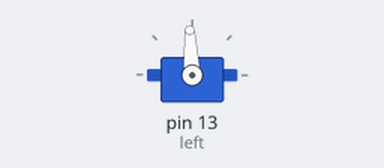
The sketch below on a simulated Arduino Uno, built with avr-gcc and run on an emulated ATmega328P. Parts: servo.

Above: at 3.1 s.
At 6.1 s:
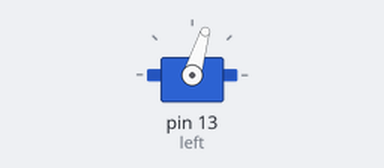
At 9.1 s:
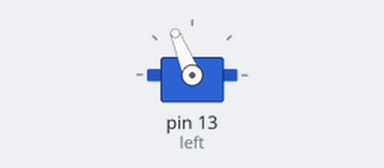
Timing chart, 0 to 10.6 s (numbered marks = the images above):
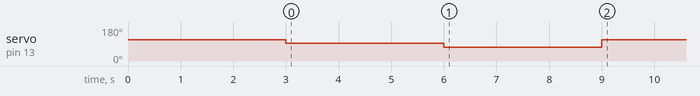

Measured:
- by itself, servo on pin 13 (left): 112° → 93° at 3.0 s, → 73° 3.0 s later, → 112° 3.0 s later

The sketch:

LeftServoTest.ino
```cpp
/*
* Robotics with the BOE Shield - RightServoTest
* Right servo turns clockwise three seconds, stops 1 second, then
* counterclockwise three seconds.
*/
#include <Servo.h> // Include servo library

// -- global variables for servo motors
Servo left;
Servo right;

const int LEFTSERVOPIN = 13;
const int RIGHTSERVOPIN = 12;

void setup() // Built in initialization block
{
 left.attach(13); // Attach left signal to pin 13

 driveServos(200, 0); // Left wheel clockwise (works as intended)
 delay(3000); // ...for 3 seconds

 driveServos(0, 0); // Stays still (works as intended)
 delay(3000); // ...for 3 seconds

 driveServos(-200, 0); // Left wheel counterclockwise (works, but does not stop)
 delay(3000); // ...for 3 seconds

 driveServos(200, 0);
}

void driveServos(int leftpw, int rightpw) {

  left.writeMicroseconds(1500 + leftpw);
  right.writeMicroseconds(1500 - rightpw);

} // drive

void loop() // Main loop auto-repeats
{ // Empty, nothing needs repeating
}
```
